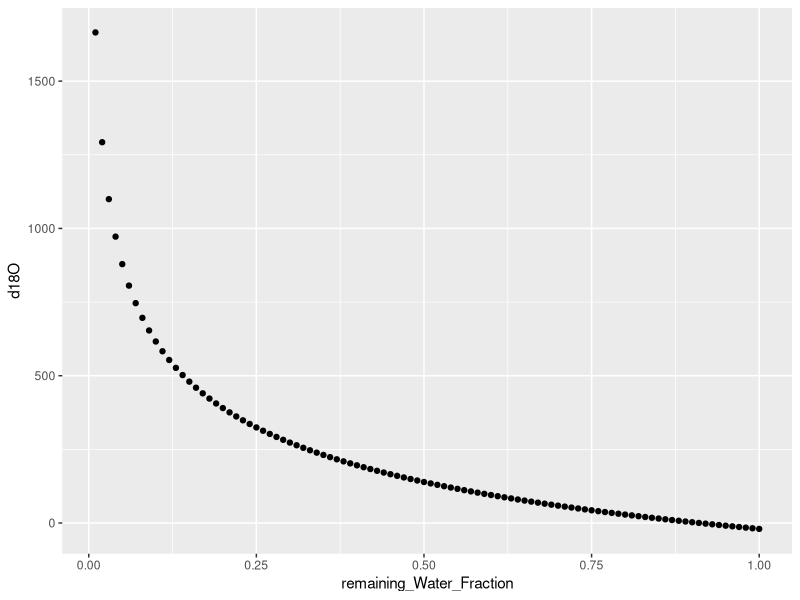

This chart was generated by the following R code:
## ---- chunk 1
library(tidyverse)
plot_Data_Neg_twenty <- tibble(
  remaining_Water_Fraction = rev(seq(0.01,1,0.01)),
  temperature = -35
)

plot_Data_Neg_twenty <- plot_Data_Neg_twenty %>%
  mutate(d18O = (-20 + 1000)*(remaining_Water_Fraction^(0.9822*exp(7.9448/temperature)-1))-1000)

library(ggplot2)
theplot <- ggplot(plot_Data_Neg_twenty, aes(x = remaining_Water_Fraction,y = d18O)) + 
  geom_point(aes(x = remaining_Water_Fraction,y = d18O))

plot(theplot)
## ---- chunk 2
measured_Data = c(-10, NA, 20, 30)

library(dplyr)

alpha = 0.990

remaining_Delta <- function(starting_delta_values, remaining_Water_Fraction, alpha) #Function which calculates the isotope value for the remaining water post-process
{
  remaining_Delta = (starting_delta_values +   1000)*(remaining_Water_Fraction^(alpha-1))-1000
  return(remaining_Delta)
}

calculated_Data <- tibble(remaining_Water_Fraction = seq(0.01,1,0.01)) #tibble for plotting

for (i in 1:length(measured_Data)) { #Iteratively adding columns for each of the starting values for all the remaining water fractions. USED FOR QUESTION 3 BELOW
  if( any(is.na(measured_Data[[i]])))
  {
  warning('Yo, fixing your data ') #catch for bad data
  measured_Data[is.na(measured_Data)] <- 0 #Replacing the column to go to the tibble to be nothing.
    }
  else
  calculated_Data <- calculated_Data %>%
  mutate(!!sym(toString(measured_Data[i])) :=  remaining_Delta(measured_Data[i], remaining_Water_Fraction, alpha))
}

print(calculated_Data)

